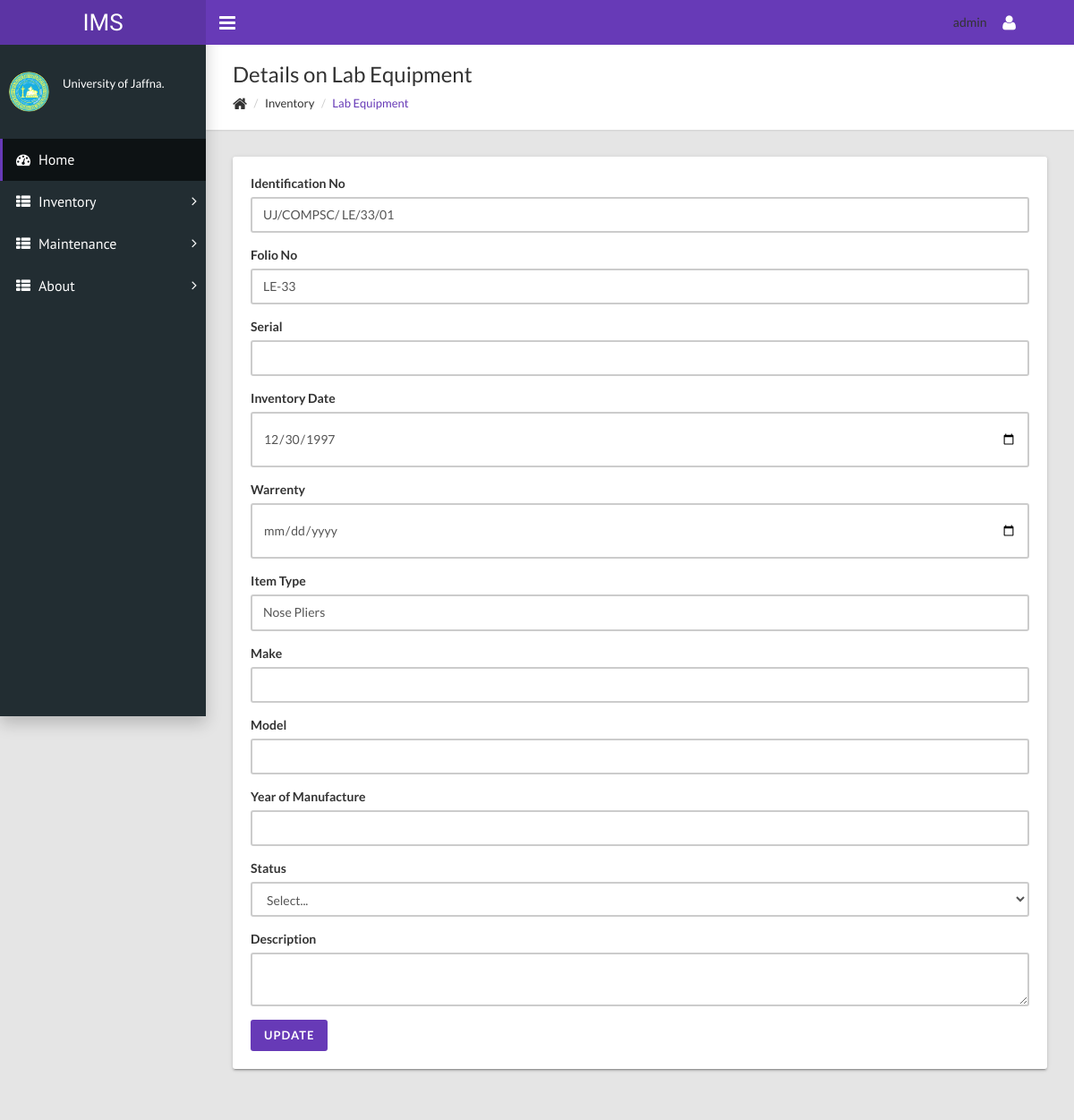
/labd.php?edit=1 (signed in), run on the app's committed database.
### tables this page shows
CREATE TABLE `signup` (
  `id` int(11) NOT NULL,
  `title` varchar(5) NOT NULL,
  `firstname` varchar(25) NOT NULL,
  `lastname` varchar(25) NOT NULL,
  `designation` varchar(25) NOT NULL,
  `email` varchar(25) NOT NULL,
  `username` varchar(25) NOT NULL,
  `password` varchar(255) NOT NULL
);

CREATE TABLE `lab` (
  `lab_id` int(11) NOT NULL,
  `idno` varchar(25) NOT NULL,
  `foliono` varchar(50) NOT NULL,
  `serial` varchar(25) NOT NULL,
  `intdate` date NOT NULL,
  `warrenty` date NOT NULL,
  `type` varchar(25) NOT NULL,
  `make` varchar(25) NOT NULL,
  `model` varchar(25) NOT NULL,
  `yrmanu` varchar(4) NOT NULL,
  `state` varchar(255) NOT NULL,
  `discpt` varchar(255) NOT NULL
);

### labd.php (the view, shortened to what this page needs)
<?php  include('labd2.php'); ?>
<?php
	if (isset($_GET['edit'])) {
		$lab_id = $_GET['edit'];
		$update = true;
		$record = mysqli_query($db, "SELECT * FROM lab WHERE lab_id='$lab_id'");
		if (count($record) == 1 ) {
			$n = mysqli_fetch_array($record);
			$idno = $n['idno'];
			$foliono = $n['foliono'];
			$serial = $n['serial'];
			$intdate = $n['intdate'];
			$warrenty = $n['warrenty'];
			$type = $n['type'];
			$make = $n['make'];
			$model = $n['model'];
			$yrmanu = $n['yrmanu'];
			$state = $n['state'];
			$discpt = $n['discpt'];
		}
	}
?>
<!DOCTYPE html>
<html>
  <head>
    <link rel="stylesheet" type="text/css" href="css/main.css">
  </head>
  <body class="sidebar-mini fixed">
    <div class="wrapper">
      <header class="main-header hidden-print"><a href="home.php" class="logo">IMS</a>
        <nav class="navbar navbar-static-top">
          <a href="#" data-toggle="offcanvas" class="sidebar-toggle"></a>
          <div class="navbar-custom-menu">
            <ul class="top-nav">
			  <li  class="not-head" >
		<?php
	require_once 'dbconfig.php';
	$id =$_SESSION['user'];
	$sql = "SELECT * FROM signup WHERE username='$id'";
	$res=mysqli_query($conn,$sql);
	$userRow=mysqli_fetch_array($res);
	$name = $userRow['username'];
	echo "$name"
?>
			  </li>
              <li class="dropdown"><a href="#" data-toggle="dropdown" role="button" aria-haspopup="true" aria-expanded="false" class="dropdown-toggle"><i class="fa fa-user fa-lg"></i></a>
              </li>
            </ul>
          </div>
        </nav>
      </header>
      <aside class="main-sidebar hidden-print">
        <section class="sidebar">
          <div class="user-panel">
            <div class="pull-left image"><img src="images/logo.jpg" alt="User Image" class="img-circle"></div>
            <div class="pull-left info">
              <p class="designation">University of Jaffna.</p>
            </div>
          </div>
          <ul class="sidebar-menu">
            <li class="active"><a href="home.php"><i class="fa fa-dashboard"></i><span>Home</span></a></li>
            <li class="treeview"><a href="#"><i class="fa fa-th-list"></i><span>Inventory</span><i class="fa fa-angle-right"></i></a>
            </li>
			   <li class="treeview"><a href="#"><i class="fa fa-th-list"></i><span>Maintenance</span><i class="fa fa-angle-right"></i></a>
            </li>
			<li class="treeview"><a href="about.php"><i class="fa fa-th-list"></i><span>About</span><i class="fa fa-angle-right"></i></a>
          </ul>
        </section>
      </aside>
      <div class="content-wrapper">
        <div class="page-title">
          <div>
            <h1>Details on Lab Equipment</h1>
            <ul class="breadcrumb side">
              <li><i class="fa fa-home fa-lg"></i></li>
              <li>Inventory</li>
              <li class="active"><a href="lab.php">Lab Equipment</a></li>
            </ul>
          </div>
        </div>
        <div class="row">
          <div class="col-md-12">
            <div class="card">
              <div class="card-body">
				 <div class="body">
							<form id="form_advanced_validation" method="post" action="labd2.php" >
								<div class="form-group form-float">
                                    <div class="form-line">
									<label class="form-label">Identification No</label>
									<input type="text" name="idno" value="<?php echo $idno; ?>" class="form-control" required>
								</div>
								</div>
								<div class="form-group form-float">
                                    <div class="form-line">
									<label class="form-label">Folio No</label>
									<input type="text" name="foliono" value="<?php echo $foliono; ?>" class="form-control" required>
								</div>
								</div>
								<div class="form-group form-float">
                                    <div class="form-line">
									<label class="form-label">Serial</label>
									<input type="text" name="serial" value="<?php echo $serial; ?>" class="form-control" >
								</div>
								</div>
								<div class="form-group form-float">
                                    <div class="form-line">
									<label class="form-label">Inventory Date</label>
									<input type="date" name="intdate" value="<?php echo $intdate; ?>" class="form-control" placeholder="UJ/COMPSC/">
								</div>
								</div>
								<div class="form-group form-float">
                                    <div class="form-line">
									<label class="form-label">Warrenty</label>
									<input type="date" name="warrenty" value="<?php echo $warrenty; ?>" class="form-control">
								</div>
								</div>
								<div class="form-group form-float">
                                    <div class="form-line">
									<label class="form-label">Item Type</label>
									<input type="text" name="type" value="<?php echo $type; ?>" class="form-control">
								</div>
								</div>
								<div class="form-group form-float">
                                    <div class="form-line">
									<label class="form-label">Make</label>
									<input type="text" name="make" value="<?php echo $make; ?>" class="form-control">
								</div>
								</div>
								<div class="form-group form-float">
                                    <div class="form-line">
									<label class="form-label">Model</label>
									<input type="text" name="model" value="<?php echo $model; ?>" class="form-control">
								</div>
								</div>
								<div class="form-group form-float">
                                    <div class="form-line">
									<label class="form-label">Year of Manufacture</label>
									<input type="text" name="yrmanu" value="<?php echo $yrmanu; ?>" class="form-control">
								</div>
								</div>
								<div class="form-group form-float">
                                    <div class="form-line">
									<label class="form-label">Status</label>
									<select name="state" id="myDropDown" value="<?php echo $state; ?>" class="form-control selectpicker">
										<option value="">Select...</option>
									</select>
								</div>
								</div>
								<div class="form-group form-float">
                                    <div class="form-line">
									<label class="form-label">Description</label>
									<textarea name="discpt" value="<?php echo $discpt; ?>" class="form-control"></textarea>
								</div>
								</div>
								<div class="input-group">
									<?php if ($update == true): ?>
										<button class="btn btn-primary" type="submit" name="update" >update</button>
									<?php else: ?>
										<button class="btn btn-success" type="submit" name="save" >Save</button>
									<?php endif ?>
								</div>
							</form>
                            </div>
              </div>
            </div>
          </div>
        </div>
      </div>
    </div>
  </body>
</html>

### data on the page
signup: username "admin"
lab: idno "UJ/COMPSC/ LE/33/01", foliono "LE-33", intdate "12/30/1997", type "Nose Pliers"
